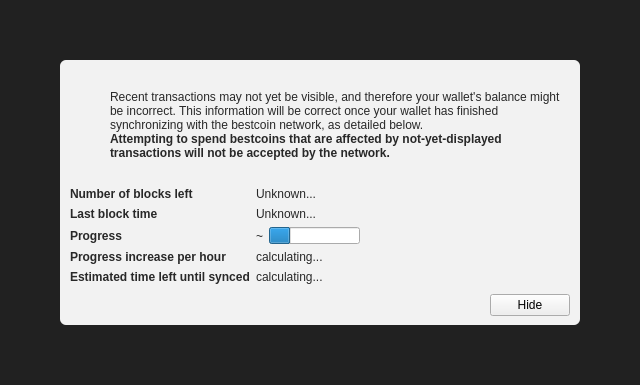
<?xml version="1.0" encoding="UTF-8"?>
<ui version="4.0">
 <class>ModalOverlay</class>
 <widget class="ModalOverlay" name="ModalOverlay">
  <property name="geometry">
   <rect>
    <x>0</x>
    <y>0</y>
    <width>640</width>
    <height>385</height>
   </rect>
  </property>
  <property name="windowTitle">
   <string>Form</string>
  </property>
  <layout class="QVBoxLayout" name="verticalLayout" stretch="0">
   <property name="sizeConstraint">
    <enum>QLayout::SetDefaultConstraint</enum>
   </property>
   <property name="leftMargin">
    <number>0</number>
   </property>
   <property name="topMargin">
    <number>0</number>
   </property>
   <property name="rightMargin">
    <number>0</number>
   </property>
   <property name="bottomMargin">
    <number>0</number>
   </property>
   <item>
    <widget class="QWidget" name="bgWidget" native="true">
     <property name="styleSheet">
      <string notr="true">#bgWidget { background: rgba(0,0,0,220); }</string>
     </property>
     <layout class="QVBoxLayout" name="verticalLayoutMain" stretch="1">
      <property name="leftMargin">
       <number>60</number>
      </property>
      <property name="topMargin">
       <number>60</number>
      </property>
      <property name="rightMargin">
       <number>60</number>
      </property>
      <property name="bottomMargin">
       <number>60</number>
      </property>
      <item>
       <widget class="QWidget" name="contentWidget" native="true">
        <property name="styleSheet">
         <string notr="true">#contentWidget { background: rgba(255,255,255,240); border-radius: 6px; }

QLabel { color: rgb(40,40,40);  }</string>
        </property>
        <layout class="QVBoxLayout" name="verticalLayoutSub" stretch="1,0,0,0">
         <property name="spacing">
          <number>0</number>
         </property>
         <property name="leftMargin">
          <number>10</number>
         </property>
         <property name="topMargin">
          <number>10</number>
         </property>
         <property name="rightMargin">
          <number>10</number>
         </property>
         <property name="bottomMargin">
          <number>10</number>
         </property>
         <item>
          <layout class="QHBoxLayout" name="horizontalLayoutIconText" stretch="0,1">
           <property name="topMargin">
            <number>20</number>
           </property>
           <item>
            <layout class="QVBoxLayout" name="verticalLayoutIcon">
             <property name="leftMargin">
              <number>0</number>
             </property>
             <item>
              <widget class="QPushButton" name="warningIcon">
               <property name="enabled">
                <bool>false</bool>
               </property>
               <property name="text">
                <string/>
               </property>
               <property name="icon">
                <iconset>
                 <normaloff>:/icons/warning</normaloff>
                 <disabledoff>:/icons/warning</disabledoff>:/icons/warning</iconset>
               </property>
               <property name="iconSize">
                <size>
                 <width>48</width>
                 <height>48</height>
                </size>
               </property>
               <property name="flat">
                <bool>true</bool>
               </property>
              </widget>
             </item>
             <item>
              <spacer name="verticalSpacerWarningIcon">
               <property name="orientation">
                <enum>Qt::Vertical</enum>
               </property>
               <property name="sizeHint" stdset="0">
                <size>
                 <width>20</width>
                 <height>40</height>
                </size>
               </property>
              </spacer>
             </item>
            </layout>
           </item>
           <item>
            <layout class="QVBoxLayout" name="verticalLayoutInfoText">
             <property name="leftMargin">
              <number>0</number>
             </property>
             <property name="topMargin">
              <number>0</number>
             </property>
             <item>
              <widget class="QLabel" name="infoText">
               <property name="text">
                <string>Recent transactions may not yet be visible, and therefore your wallet's balance might be incorrect. This information will be correct once your wallet has finished synchronizing with the bestcoin network, as detailed below.</string>
               </property>
               <property name="textFormat">
                <enum>Qt::RichText</enum>
               </property>
               <property name="wordWrap">
                <bool>true</bool>
               </property>
              </widget>
             </item>
             <item>
              <widget class="QLabel" name="infoTextStrong">
               <property name="font">
                <font>
                 <weight>75</weight>
                 <bold>true</bold>
                </font>
               </property>
               <property name="text">
                <string>Attempting to spend bestcoins that are affected by not-yet-displayed transactions will not be accepted by the network.</string>
               </property>
               <property name="textFormat">
                <enum>Qt::RichText</enum>
               </property>
               <property name="wordWrap">
                <bool>true</bool>
               </property>
              </widget>
             </item>
             <item>
              <spacer name="verticalSpacerInTextSpace">
               <property name="orientation">
                <enum>Qt::Vertical</enum>
               </property>
               <property name="sizeHint" stdset="0">
                <size>
                 <width>20</width>
                 <height>40</height>
                </size>
               </property>
              </spacer>
             </item>
            </layout>
           </item>
          </layout>
         </item>
         <item>
          <spacer name="verticalSpacerAfterText">
           <property name="orientation">
            <enum>Qt::Vertical</enum>
           </property>
           <property name="sizeHint" stdset="0">
            <size>
             <width>20</width>
             <height>40</height>
            </size>
           </property>
          </spacer>
         </item>
         <item>
          <layout class="QFormLayout" name="formLayout">
           <property name="fieldGrowthPolicy">
            <enum>QFormLayout::FieldsStayAtSizeHint</enum>
           </property>
           <property name="horizontalSpacing">
            <number>6</number>
           </property>
           <property name="verticalSpacing">
            <number>6</number>
           </property>
           <property name="topMargin">
            <number>10</number>
           </property>
           <item row="0" column="0">
            <widget class="QLabel" name="labelNumberOfBlocksLeft">
             <property name="font">
              <font>
               <weight>75</weight>
               <bold>true</bold>
              </font>
             </property>
             <property name="text">
              <string>Number of blocks left</string>
             </property>
            </widget>
           </item>
           <item row="0" column="1">
            <widget class="QLabel" name="numberOfBlocksLeft">
             <property name="text">
              <string>Unknown...</string>
             </property>
            </widget>
           </item>
           <item row="1" column="0">
            <widget class="QLabel" name="labelLastBlockTime">
             <property name="font">
              <font>
               <weight>75</weight>
               <bold>true</bold>
              </font>
             </property>
             <property name="text">
              <string>Last block time</string>
             </property>
            </widget>
           </item>
           <item row="1" column="1">
            <widget class="QLabel" name="newestBlockDate">
             <property name="sizePolicy">
              <sizepolicy hsizetype="Maximum" vsizetype="Preferred">
               <horstretch>0</horstretch>
               <verstretch>0</verstretch>
              </sizepolicy>
             </property>
             <property name="text">
              <string>Unknown...</string>
             </property>
            </widget>
           </item>
           <item row="2" column="0">
            <widget class="QLabel" name="labelSyncDone">
             <property name="font">
              <font>
               <weight>75</weight>
               <bold>true</bold>
              </font>
             </property>
             <property name="text">
              <string>Progress</string>
             </property>
            </widget>
           </item>
           <item row="2" column="1">
            <layout class="QHBoxLayout" name="horizontalLayoutSync" stretch="0,1">
             <item>
              <widget class="QLabel" name="percentageProgress">
               <property name="text">
                <string>~</string>
               </property>
              </widget>
             </item>
             <item>
              <widget class="QProgressBar" name="progressBar">
               <property name="value">
                <number>24</number>
               </property>
               <property name="format">
                <string/>
               </property>
              </widget>
             </item>
            </layout>
           </item>
           <item row="4" column="0">
            <widget class="QLabel" name="labelProgressIncrease">
             <property name="font">
              <font>
               <weight>75</weight>
               <bold>true</bold>
              </font>
             </property>
             <property name="text">
              <string>Progress increase per hour</string>
             </property>
            </widget>
           </item>
           <item row="4" column="1">
            <widget class="QLabel" name="progressIncreasePerH">
             <property name="text">
              <string>calculating...</string>
             </property>
            </widget>
           </item>
           <item row="5" column="0">
            <widget class="QLabel" name="labelEstimatedTimeLeft">
             <property name="font">
              <font>
               <weight>75</weight>
               <bold>true</bold>
              </font>
             </property>
             <property name="text">
              <string>Estimated time left until synced</string>
             </property>
            </widget>
           </item>
           <item row="5" column="1">
            <widget class="QLabel" name="expectedTimeLeft">
             <property name="text">
              <string>calculating...</string>
             </property>
            </widget>
           </item>
          </layout>
         </item>
         <item>
          <layout class="QHBoxLayout" name="horizontalLayoutButtons">
           <property name="leftMargin">
            <number>10</number>
           </property>
           <property name="topMargin">
            <number>10</number>
           </property>
           <item>
            <spacer name="horizontalSpacer">
             <property name="orientation">
              <enum>Qt::Horizontal</enum>
             </property>
             <property name="sizeHint" stdset="0">
              <size>
               <width>40</width>
               <height>20</height>
              </size>
             </property>
            </spacer>
           </item>
           <item>
            <widget class="QPushButton" name="closeButton">
             <property name="text">
              <string>Hide</string>
             </property>
            </widget>
           </item>
          </layout>
         </item>
        </layout>
       </widget>
      </item>
     </layout>
    </widget>
   </item>
  </layout>
 </widget>
 <customwidgets>
  <customwidget>
   <class>ModalOverlay</class>
   <extends>QWidget</extends>
   <header>modaloverlay.h</header>
   <container>1</container>
  </customwidget>
 </customwidgets>
 <resources/>
 <connections/>
</ui>
